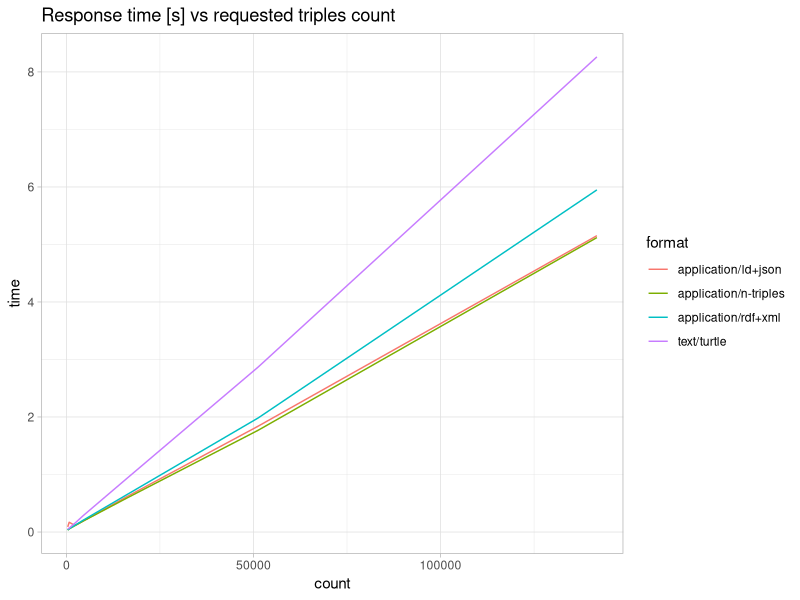
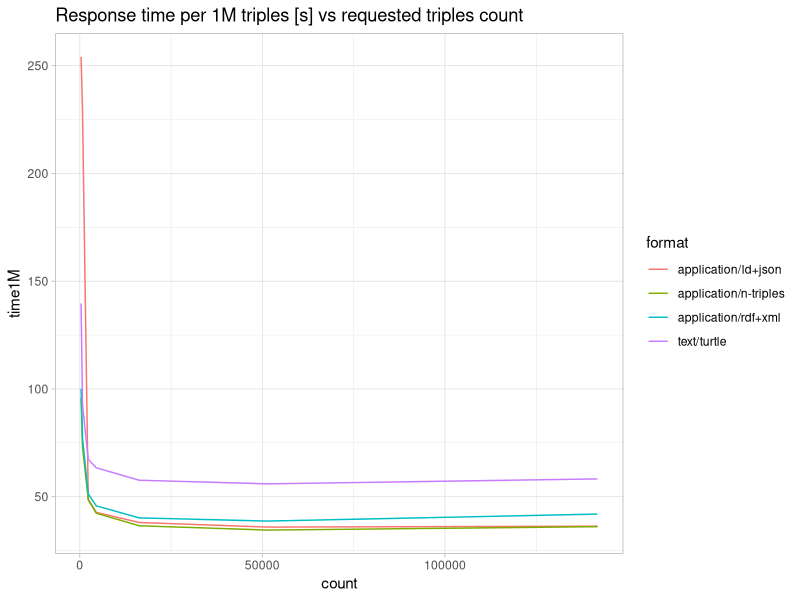
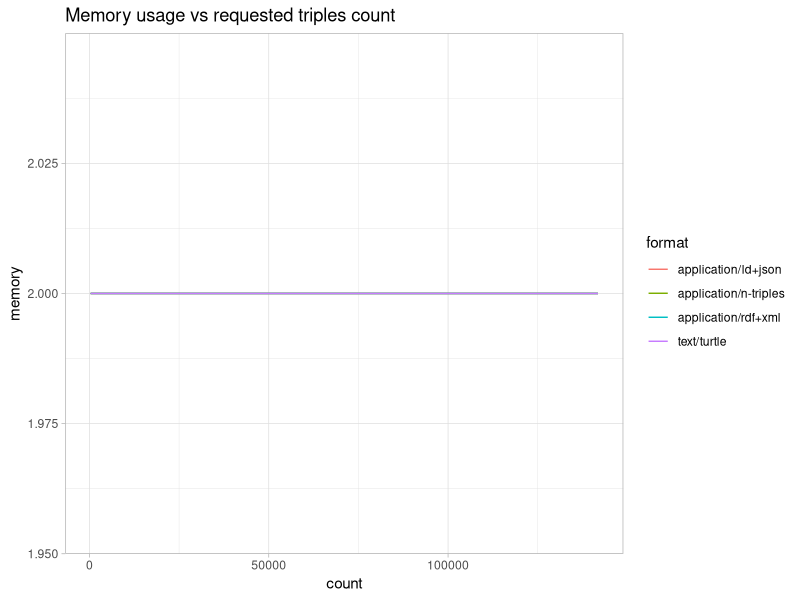
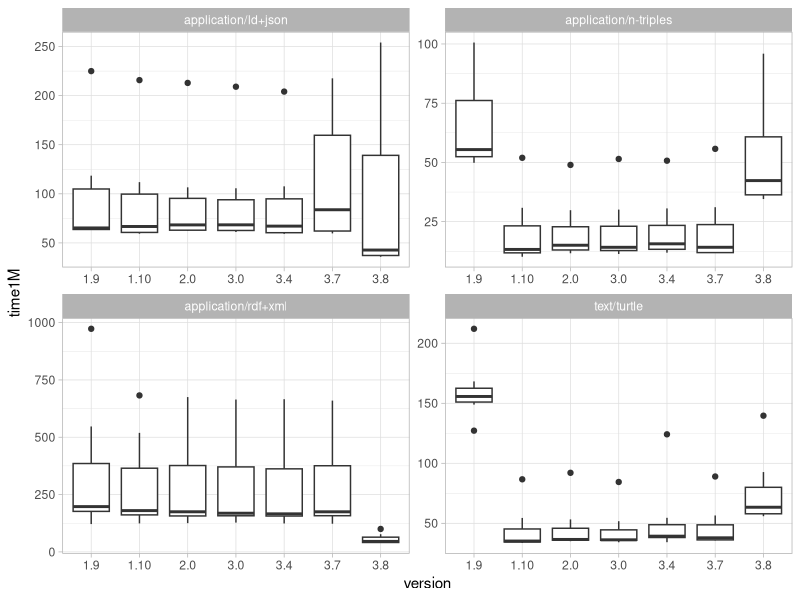
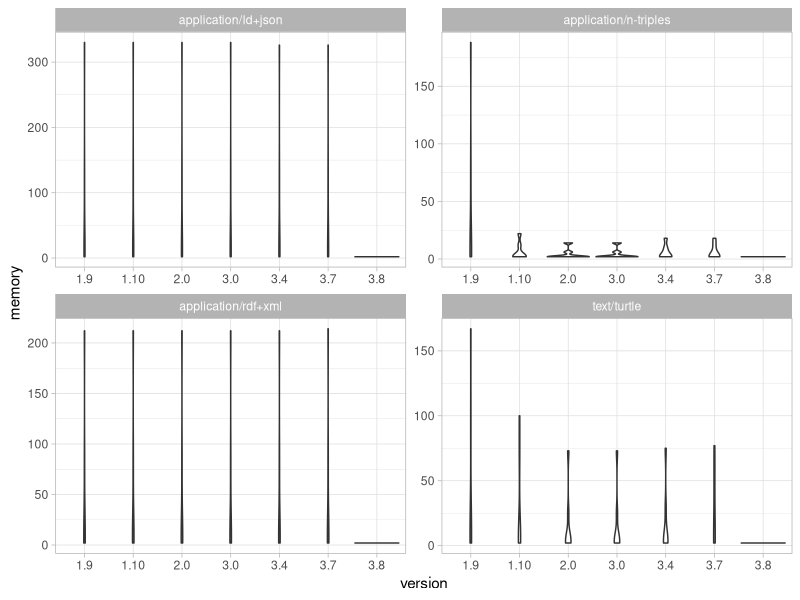
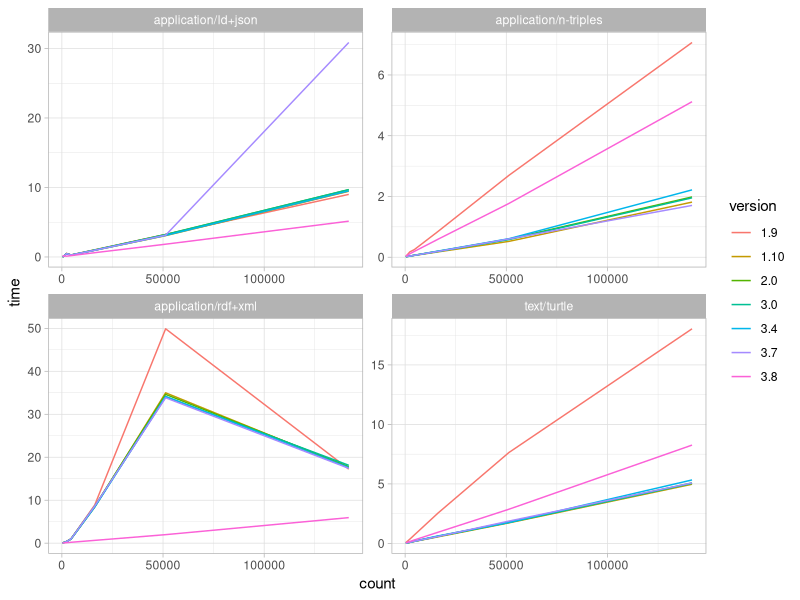
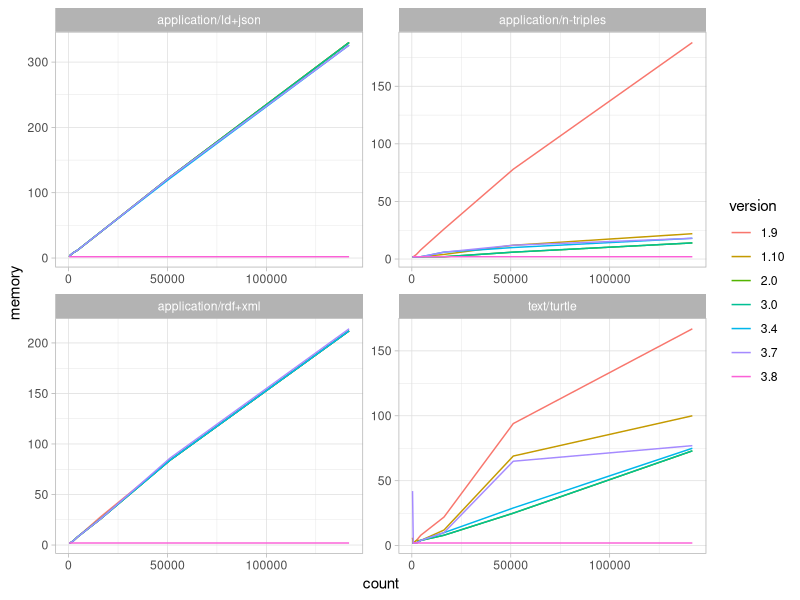

Recreate these plots in R, in order.
## ---- chunk 1
library(dplyr)
library(ggplot2)
options(scipen = 100)
theme_set(theme_light())
d = readr::read_csv('metadata_api_performance.csv') %>%
  mutate(
    version = factor(sub('[.][0-9]+[.]0$', '', version), c('1.9', '1.10', '2.0', '3.0', '3.4', '3.7', '3.8')),
    time1M = 10^6 * time / count,
    countF = factor(count)
  )
## ---- chunk 2
d %>%
  filter(as.integer(version) == max(as.integer(version))) %>%
  ggplot(aes(x = count, y = time, color = format)) +
  geom_line() +
  ggtitle("Response time [s] vs requested triples count")
d %>%
  filter(as.integer(version) == max(as.integer(version))) %>%
  ggplot(aes(x = count, y = time1M, color = format)) +
  geom_line() +
  ggtitle("Response time per 1M triples [s] vs requested triples count")
d %>%
  filter(as.integer(version) == max(as.integer(version))) %>%
  ggplot(aes(x = count, y = memory, color = format)) +
  geom_line() +
  ggtitle("Memory usage vs requested triples count")
## ---- chunk 3
d %>%
  ggplot(aes(x = version, y = time1M)) +
  geom_boxplot() +
  facet_wrap(~ format, scales = 'free')
d %>%
  ggplot(aes(x = version, y = memory)) +
  geom_violin() +
  facet_wrap(~ format, scales = 'free')
## ---- chunk 4
d %>%
  ggplot(aes(x = count, y = time, color = version)) +
  geom_line() +
  facet_wrap(~ format, scales = 'free')
d %>%
  ggplot(aes(x = count, y = memory, color = version)) +
  geom_line() +
  facet_wrap(~ format, scales = 'free')
